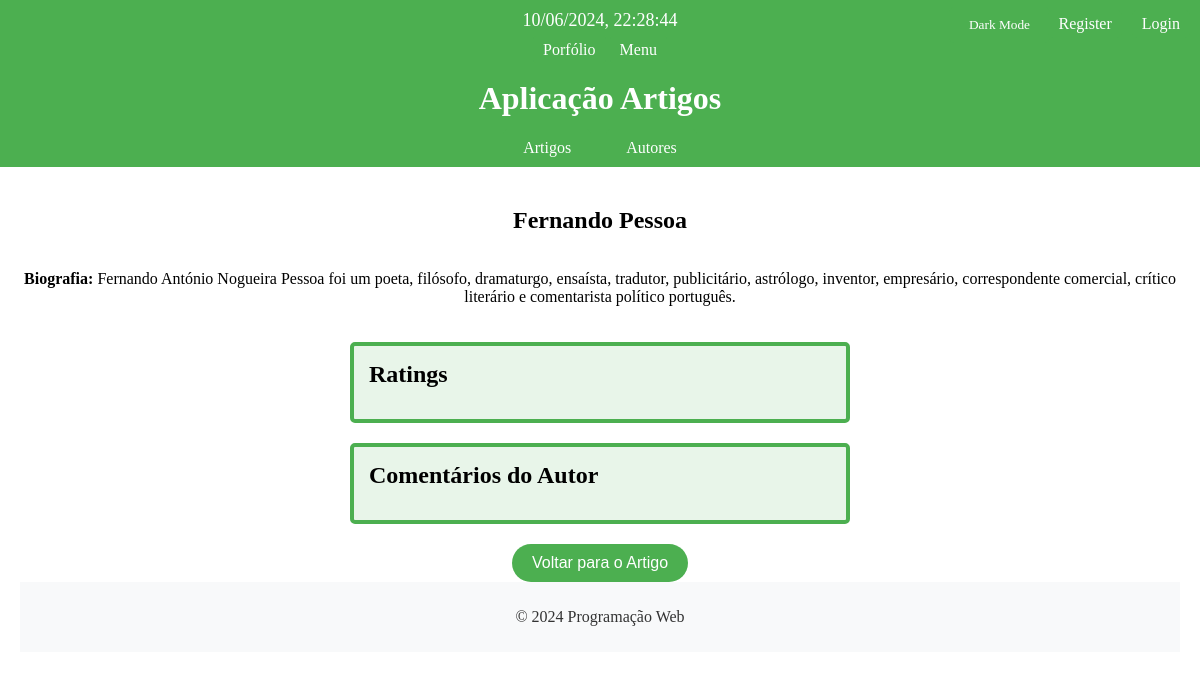
The page /artigos/autor/1/1/ on the database its author committed.
### artigos/models.py (models this page shows, shortened)
class Autor(models.Model):
    user = models.CharField(max_length=50)
    bio = models.TextField(blank=True)

### artigos/views.py (the view)
# urls.py: path('autor/<int:artigo_id>/<int:autor_id>/', views.autor_page_view, name='autor_page'),#pagina autor (sem editar e apagar)
def autor_page_view(request, autor_id, artigo_id):
    autor = get_object_or_404(Autor, pk=autor_id)
    artigo = get_object_or_404(Artigo, pk=artigo_id)
    context = {'autor': autor, 'artigo' : artigo, 'is_editor': is_editor_artigos(request.user)}
    return render(request, 'artigos/autor_page.html', context)

### artigos/views.py (called while the page is built)
def is_editor_artigos(user):
    return user.groups.filter(name='editor_artigos').exists()

### artigos/templates/artigos/autor_page.html (shortened to what this page needs)
{% extends 'artigos/layout.html' %}
{% block content %}
    <div style="display: flex; flex-direction: column; align-items: center; text-align: center;">
    <h2>{{ autor.user }}</h2>
    <p><strong>Biografia:</strong> {{ autor.bio }}</p>
    <div class="section-container">
        <h2>Ratings</h2>
    </div>
    <div class="section-container">
        <h2>Comentários do Autor</h2>
    </div>
    <div class="button-container">
        <a href="{% url 'artigos:detalhes_artigo' artigo_id=artigo.id %}">
            <button>Voltar para o Artigo</button>
        </a>
    </div>
{% endblock %}

### artigos/static/artigos/estilos.css (style rules this page uses)
body { font-family: 'Playfair Display', serif; font-optical-sizing: auto; margin: 0; padding: 0; display: flex; flex-direction: column; min-height: 100vh; }
.button-container { display: flex; justify-content: center; gap: 10px; margin-top: 20px; }
.button-container button { padding: 10px 20px; font-size: 16px; background-color: #4CAF50; color: #fff; border: none; border-radius: 20px; cursor: pointer; transition: background-color 0.3s ease; }

### artigos/templates/artigos/autor_page.html (style rules this page uses)
.section-container { border: 4px solid #4CAF50; background-color: #e8f5e9; padding: 15px; border-radius: 5px; margin-top: 20px; width: 100%; max-width: 500px; text-align: left; box-sizing: border-box; color: black; }
.section-container h2 { margin-top: 0; margin-bottom: 10px; }

### rows shown on the page
Autor: user "Fernando Pessoa", bio "Fernando António Nogueira Pessoa foi um poeta, filósofo, dramaturgo, ensaísta, tradutor, publicitário, astrólogo, inventor, empresário, correspondente comercial, crítico literário e comentarista político português."
